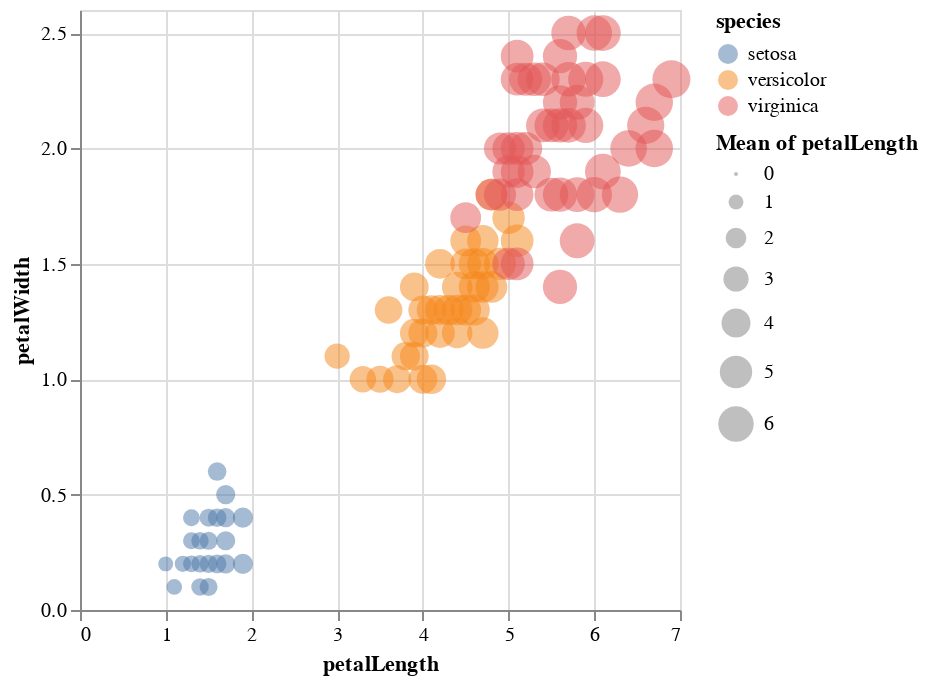

This figure's notebook cell:
### Code cell
s = scatterplot(df,:petalLength,:petalWidth,zcolor=:species,zsize=:petalLength,size_agg="mean",opacity=0.5)

### Figure 1 — Vega-Lite specification as saved in the notebook (floating-point values rounded to 4 significant figures; data arrays with more than 128 entries replaced by an {"elided": "..."} marker saying what was removed)
{"data": {"values": {"elided": "150 records"}}, "encoding": {"color": {"field": "species", "type": "nominal"}, "size": {"aggregate": "mean", "field": "petalLength", "type": "quantitative"}, "x": {"field": "petalLength", "type": "quantitative"}, "y": {"field": "petalWidth", "type": "quantitative"}}, "mark": {"opacity": 0.5, "type": "circle"}}
